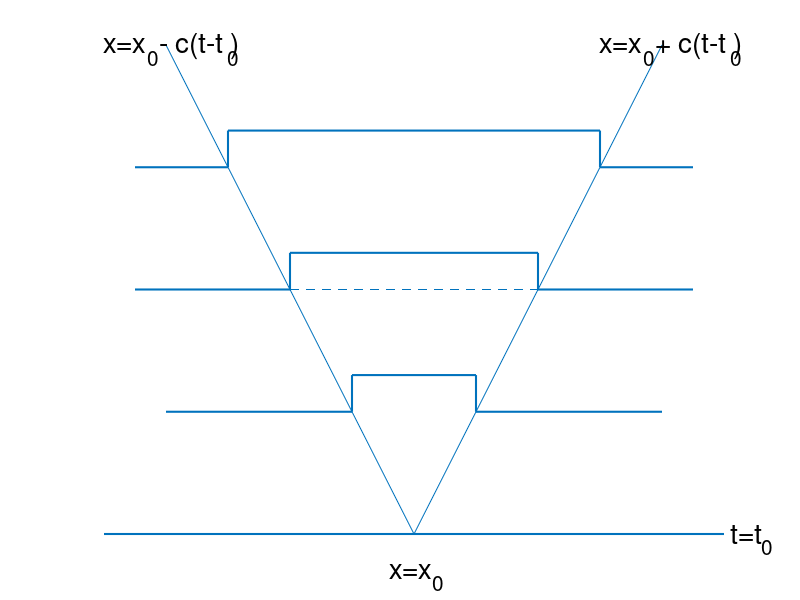

Here is the MATLAB script that generated this plot:

axis off


q=[30 70];
r=[20 20];
line(q,r,'linestyle','--')



q=[0 100];
r=[0 0];
line(q,r,'linewidth',1.5)

q=[10 40];
r=[10 10];
line(q,r,'linewidth',1.5)

q=[60 90];
r=[10 10];
line(q,r,'linewidth',1.5)

q=[40 60];
r=[13 13];
line(q,r,'linewidth',1.5)

q=[40 40];
r=[10 13];
line(q,r,'linewidth',1.5)

q=[60 60];
r=[10 13];
line(q,r,'linewidth',1.5)

q=[5 30];
r=[20 20];
line(q,r,'linewidth',1.5)

q=[70 95];
r=[20 20];
line(q,r,'linewidth',1.5)

q=[30 70];
r=[23 23];
line(q,r,'linewidth',1.5)

q=[70 70];
r=[20 23];
line(q,r,'linewidth',1.5)

q=[30 30];
r=[20 23];
line(q,r,'linewidth',1.5)

q=[5 20];
r=[30 30];
line(q,r,'linewidth',1.5)

q=[80 95];
r=[30 30];
line(q,r,'linewidth',1.5)

q=[20 80];
r=[33 33];
line(q,r,'linewidth',1.5)

q=[80 80];
r=[30 33];
line(q,r,'linewidth',1.5)

q=[20 20];
r=[30 33];
line(q,r,'linewidth',1.5)

q=[50 90];
r=[0 40];
line(q,r,'linewidth',0.5)

q=[50 10];
r=[0 40];
line(q,r,'linewidth',0.5)

text(101,0,'t=t','fontsize',20)

text(46,-3,'x=x','fontsize',20)
text(53,-4,'0','fontsize',15)


text(80,40,'x=x  + c(t-t )','fontsize',20)
text(87,39,'0','fontsize',15)
text(101,39,'0','fontsize',15)


text(0,40,'x=x  - c(t-t )','fontsize',20)
text(7,39,'0','fontsize',15)
text(20,39,'0','fontsize',15)


text(106,-1,'0','fontsize',15)

hold off
